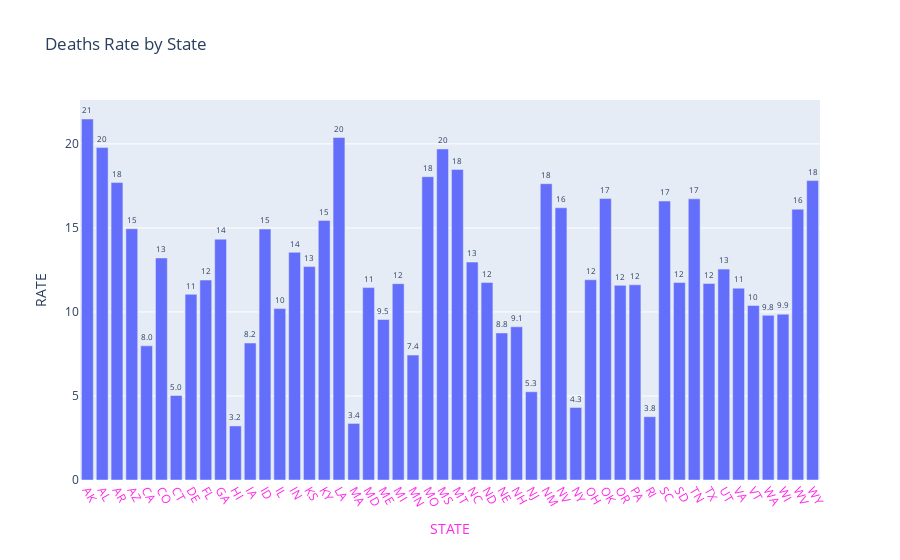

Source (notebook cell):
### Markdown cell above
### **Bar Plot Display of Death Rate by State.**

### Code cell
plt = px.bar(D, y='RATE', x='STATE', text='RATE',title="Deaths Rate by State")
plt.update_traces(texttemplate='%{text:.2s}', textposition='outside')
plt.update_layout(uniformtext_minsize=8, uniformtext_mode='hide')
plt.update_xaxes(tickangle=60, color='#FF28E8')
plt.show()

### Figure 1 — Plotly figure (JSON) as saved in the notebook; plotly's stock layout.template omitted (floating-point values rounded to 4 significant figures)
{"data": [{"alignmentgroup": "True", "hovertemplate": "STATE=%{x}<br>RATE=%{text}<extra></extra>", "legendgroup": "", "marker": {"color": "#636efa"}, "name": "", "offsetgroup": "", "orientation": "v", "showlegend": false, "text": [21.48, 19.78, 17.7, 14.95, 7.983, 13.22, 5.033, 11.05, 11.9, 14.33, 3.217, 8.15, 14.93, 10.2, 13.55, 12.7, 15.45, 20.38, 3.367, 11.45, 9.55, 11.68, 7.433, 18.05, 19.7, 18.48, 12.97, 11.75, 8.75, 9.117, 5.25, 17.63, 16.2, 4.317, 11.92, 16.75, 11.58, 11.62, 3.767, 16.6, 11.75, 16.73, 11.7, 12.55, 11.42, 10.38, 9.8, 9.867, 16.12, 17.82], "textposition": "outside", "texttemplate": "%{text:.2s}", "type": "bar", "x": ["AK", "AL", "AR", "AZ", "CA", "CO", "CT", "DE", "FL", "GA", "HI", "IA", "ID", "IL", "IN", "KS", "KY", "LA", "MA", "MD", "ME", "MI", "MN", "MO", "MS", "MT", "NC", "ND", "NE", "NH", "NJ", "NM", "NV", "NY", "OH", "OK", "OR", "PA", "RI", "SC", "SD", "TN", "TX", "UT", "VA", "VT", "WA", "WI", "WV", "WY"], "xaxis": "x", "y": [21.48, 19.78, 17.7, 14.95, 7.983, 13.22, 5.033, 11.05, 11.9, 14.33, 3.217, 8.15, 14.93, 10.2, 13.55, 12.7, 15.45, 20.38, 3.367, 11.45, 9.55, 11.68, 7.433, 18.05, 19.7, 18.48, 12.97, 11.75, 8.75, 9.117, 5.25, 17.63, 16.2, 4.317, 11.92, 16.75, 11.58, 11.62, 3.767, 16.6, 11.75, 16.73, 11.7, 12.55, 11.42, 10.38, 9.8, 9.867, 16.12, 17.82], "yaxis": "y"}], "layout": {"barmode": "relative", "legend": {"tracegroupgap": 0}, "title": {"text": "Deaths Rate by State"}, "uniformtext": {"minsize": 8, "mode": "hide"}, "xaxis": {"anchor": "y", "color": "#FF28E8", "domain": [0, 1], "tickangle": 60, "title": {"text": "STATE"}}, "yaxis": {"anchor": "x", "domain": [0, 1], "title": {"text": "RATE"}}}}
